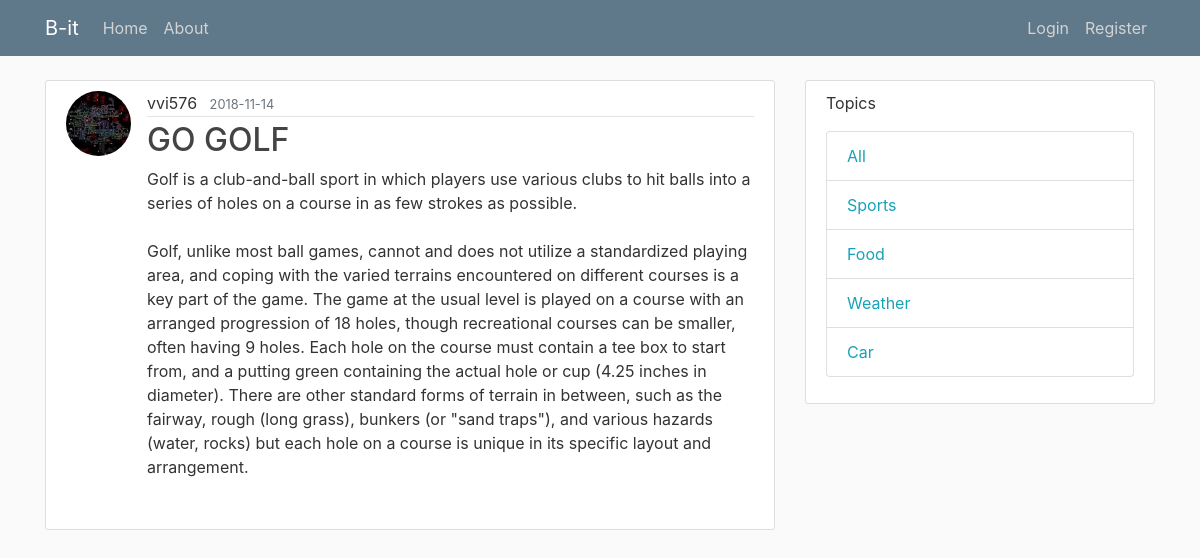
The page /post/18 on the database its author committed.
### bit/models.py (models this page shows, shortened)
class User(db.Model,UserMixin):
	id=db.Column(db.Integer,primary_key=True)
	username=db.Column(db.String(20),unique=True,nullable=False)
	email=db.Column(db.String(120),unique=True,nullable=False)
	password=db.Column(db.String(20),nullable=False)
	profile_pic=db.Column(db.String(30),nullable=False,default="default.jpg")
	posts = db.relationship('Post', backref='author', lazy=True)

class Post(db.Model):
	id=db.Column(db.Integer,primary_key=True)
	dateposted=db.Column(db.DateTime,nullable=False,default=datetime.utcnow)
	title=db.Column(db.String(30),nullable=False)
	content=db.Column(db.Text,nullable=False)
	topic=db.Column(db.String(10),nullable=False)
	user_id = db.Column(db.Integer, db.ForeignKey('user.id'), nullable=False)

### bit/routes.py (the view)
@app.route("/post/<int:post_id>")
def post(post_id):
	selected_post=Post.query.get_or_404(post_id)
	return render_template("post.html",title=selected_post.title,post=selected_post)

### bit/templates/post.html (shortened to what this page needs)
{% extends "layout.html" %}
{% block content %}
	<div class="media content-section">
		<img class="rounded-circle article-img" src="{{ url_for('static',filename='Profile/'+post.author.profile_pic) }}"/>
		<div class="media-body">
		<div class="article-metadata">
			<a class="mr-2">{{ post.author.username }}</a>
			<small class="text-muted">{{ post.dateposted.strftime("%Y-%m-%d") }}</small>
		</div>
		<h2 class="article-title">{{ post.title }}</h2>
		<p class="article-content">{{post.content}}</p>
		</div>
	</div>
{% endblock content%}

### bit/static/main.css (style rules this page uses)
body { background: #fafafa; color: #333333; margin-top: 5rem; }
h1, h2, h3, h4, h5, h6 { color: #444444; }
.content-section { background: #ffffff; padding: 10px 20px; border: 1px solid #dddddd; border-radius: 3px; margin-bottom: 20px; }
.article-title { color: #444444; }
.article-content { white-space: pre-line; }
.article-img { height: 65px; width: 65px; margin-right: 16px; }
.article-metadata { padding-bottom: 1px; margin-bottom: 4px; border-bottom: 1px solid #e3e3e3 }

### rows shown on the page
User: profile_pic (picture), author.username "vvi576"
Post: dateposted "2018-11-14", title "GO GOLF", content "Golf is a club-and-ball sport in which players use various clubs to hit balls into a series of holes on a course in as few strokes as possible. Golf, unlike most ball games, cannot and does not utilize a standardized playing area, and coping with the varied terrains encountered on different courses is a key part of the game. The game at the usual level is played on a course with an arranged progression of 18 holes, though recreational courses can be smaller, often having 9 holes. Each hole on the course must contain a tee box to start from, and a putting green containing the actual hole or cup (4.25 inches in diameter). There are other standard forms of terrain in between, such as the…"
